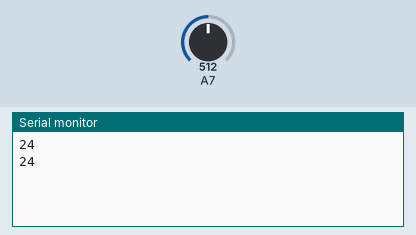
This sketch was run on a simulated Arduino Nano, built with avr-gcc and run on an emulated ATmega328P. Parts: the last lines printed to the serial monitor. The test bench sets the inputs (shaded band); at power-on: A7 = 512. No radio packets arrive unless stated.

Above: at 1.8 s.
1.9 s: A7 set to 716
At 2.8 s:
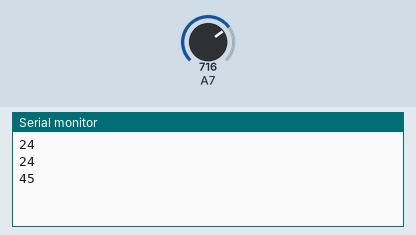
3.4 s: A7 set to 900
At 4.8 s:
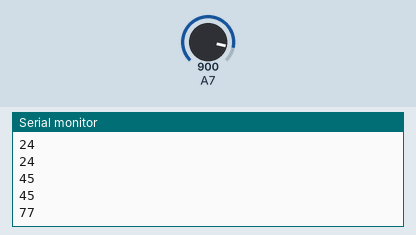
Timing chart, 0 to 6.4 s (numbered marks = the images above; inputs shaded):
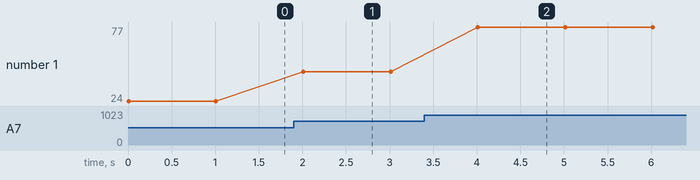

The sketch:

invioTemp24.ino
```cpp
/*
* https://howtomechatronics.com/tutorials/arduino/arduino-wireless-communication-nrf24l01-tutorial/
* https://github.com/nRF24/RF24
*/

#include <RF24.h>
#include <printf.h>
#include <math.h>
RF24 radio(7, 8); // CE, CSN

const byte address[6] = "00001";

double thermistor(int rawADC) {
  // Utilizes the Steinhart-Hart Thermistor Equation:
  // Temperature in Kelvin = 1 / {A + B[ln(R)] + C[ln(R)]^3}
  long resistance;
  double temperature;
  double logTemp;
  resistance=((10240000/rawADC) - 10000);  // Resistance = (1024 * BalanceResistor/ADC) - BalanceResistor
  logTemp = log(resistance);
  temperature = 1 / (0.001129148 + (0.000234125 + (0.0000000876741 * logTemp * logTemp ))* logTemp );;
  temperature = temperature - 273.15;  // Convert Kelvin to Celsius
  return(temperature);
  }
void setup() {
  Serial.begin(9600);
  printf_begin();
  radio.begin();
  radio.openWritingPipe(address);
  radio.setPALevel(RF24_PA_MIN);
  radio.stopListening();
  radio.printDetails();
}

int temperatura;

void loop() {
  //trasmette la temperatura
  temperatura=thermistor(analogRead(A7));
  Serial.println(temperatura);
  radio.write(&temperatura, sizeof(temperatura));
  delay(1000);

}
```

Measured:
- after the input at 1.9 s, the serial monitor: prints a new line after 0.11 s (image 1)
- after the input at 3.4 s, the serial monitor: prints a new line after 0.61 s (image 2)
- plotted number 1: 24 → 45 after the input at 1.9 s, 45 → 77 after the input at 3.4 s
